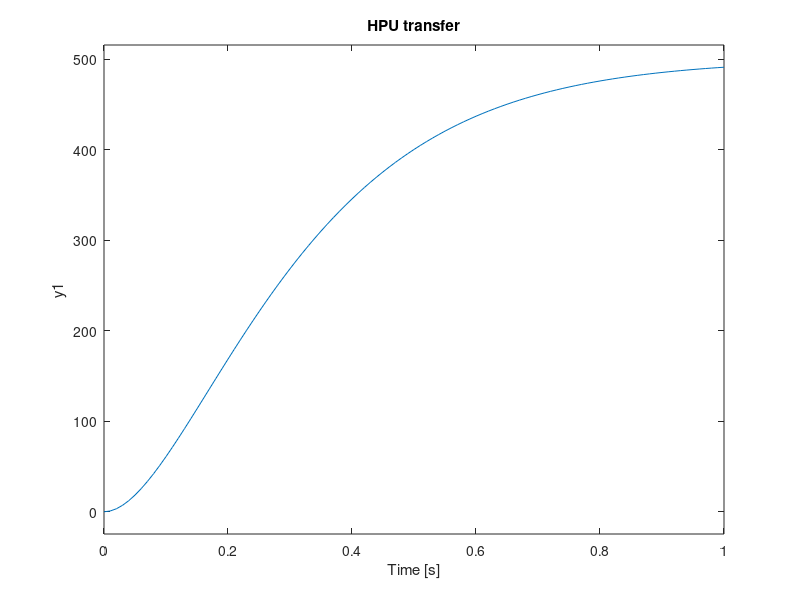
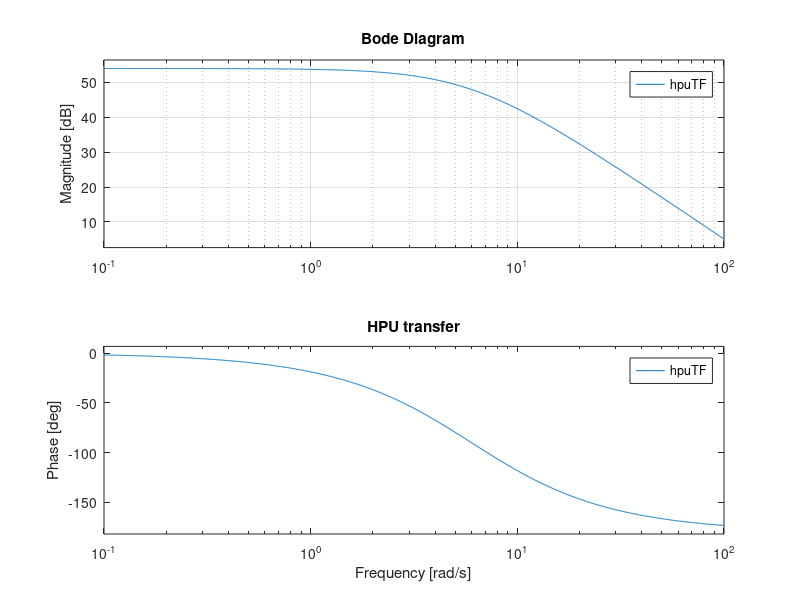
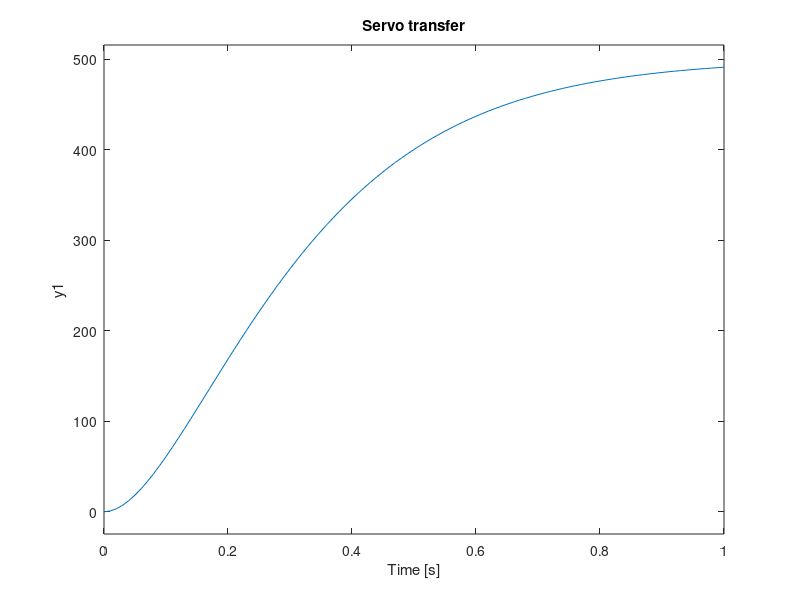
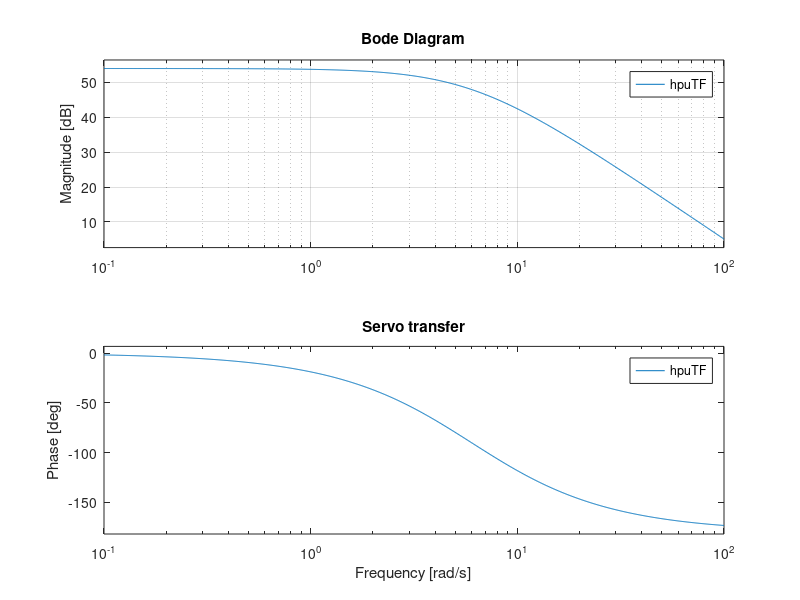

Reproduce these figures in MATLAB, in order.
clc; clear; close all;

%HPU
omega_hpu = 6; %[rad/s], natural frequency
zeta_hpu = 1; %[-] damping 
K = 500;%constant SET AS 1. 

s = tf('s');

hpuTF = K*omega_hpu^2/(s^2+2*s*zeta_hpu*omega_hpu+omega_hpu^2);

step(hpuTF) 
grid 
title('HPU transfer')

figure
bode(hpuTF)
grid
title('HPU transfer')

%Servo valve:
omega_mh = 50*2*pi; %rad/s
omega_v = omega_mh/3; %rad/s
zeta_v = 1; %[-] damping set to one

servoTF = K*omega_v^2/(s^2+2*s*zeta_v*omega_v+omega_v^2);
figure
step(hpuTF) 
grid 
title('Servo transfer')

figure
bode(hpuTF)
grid
title('Servo transfer')